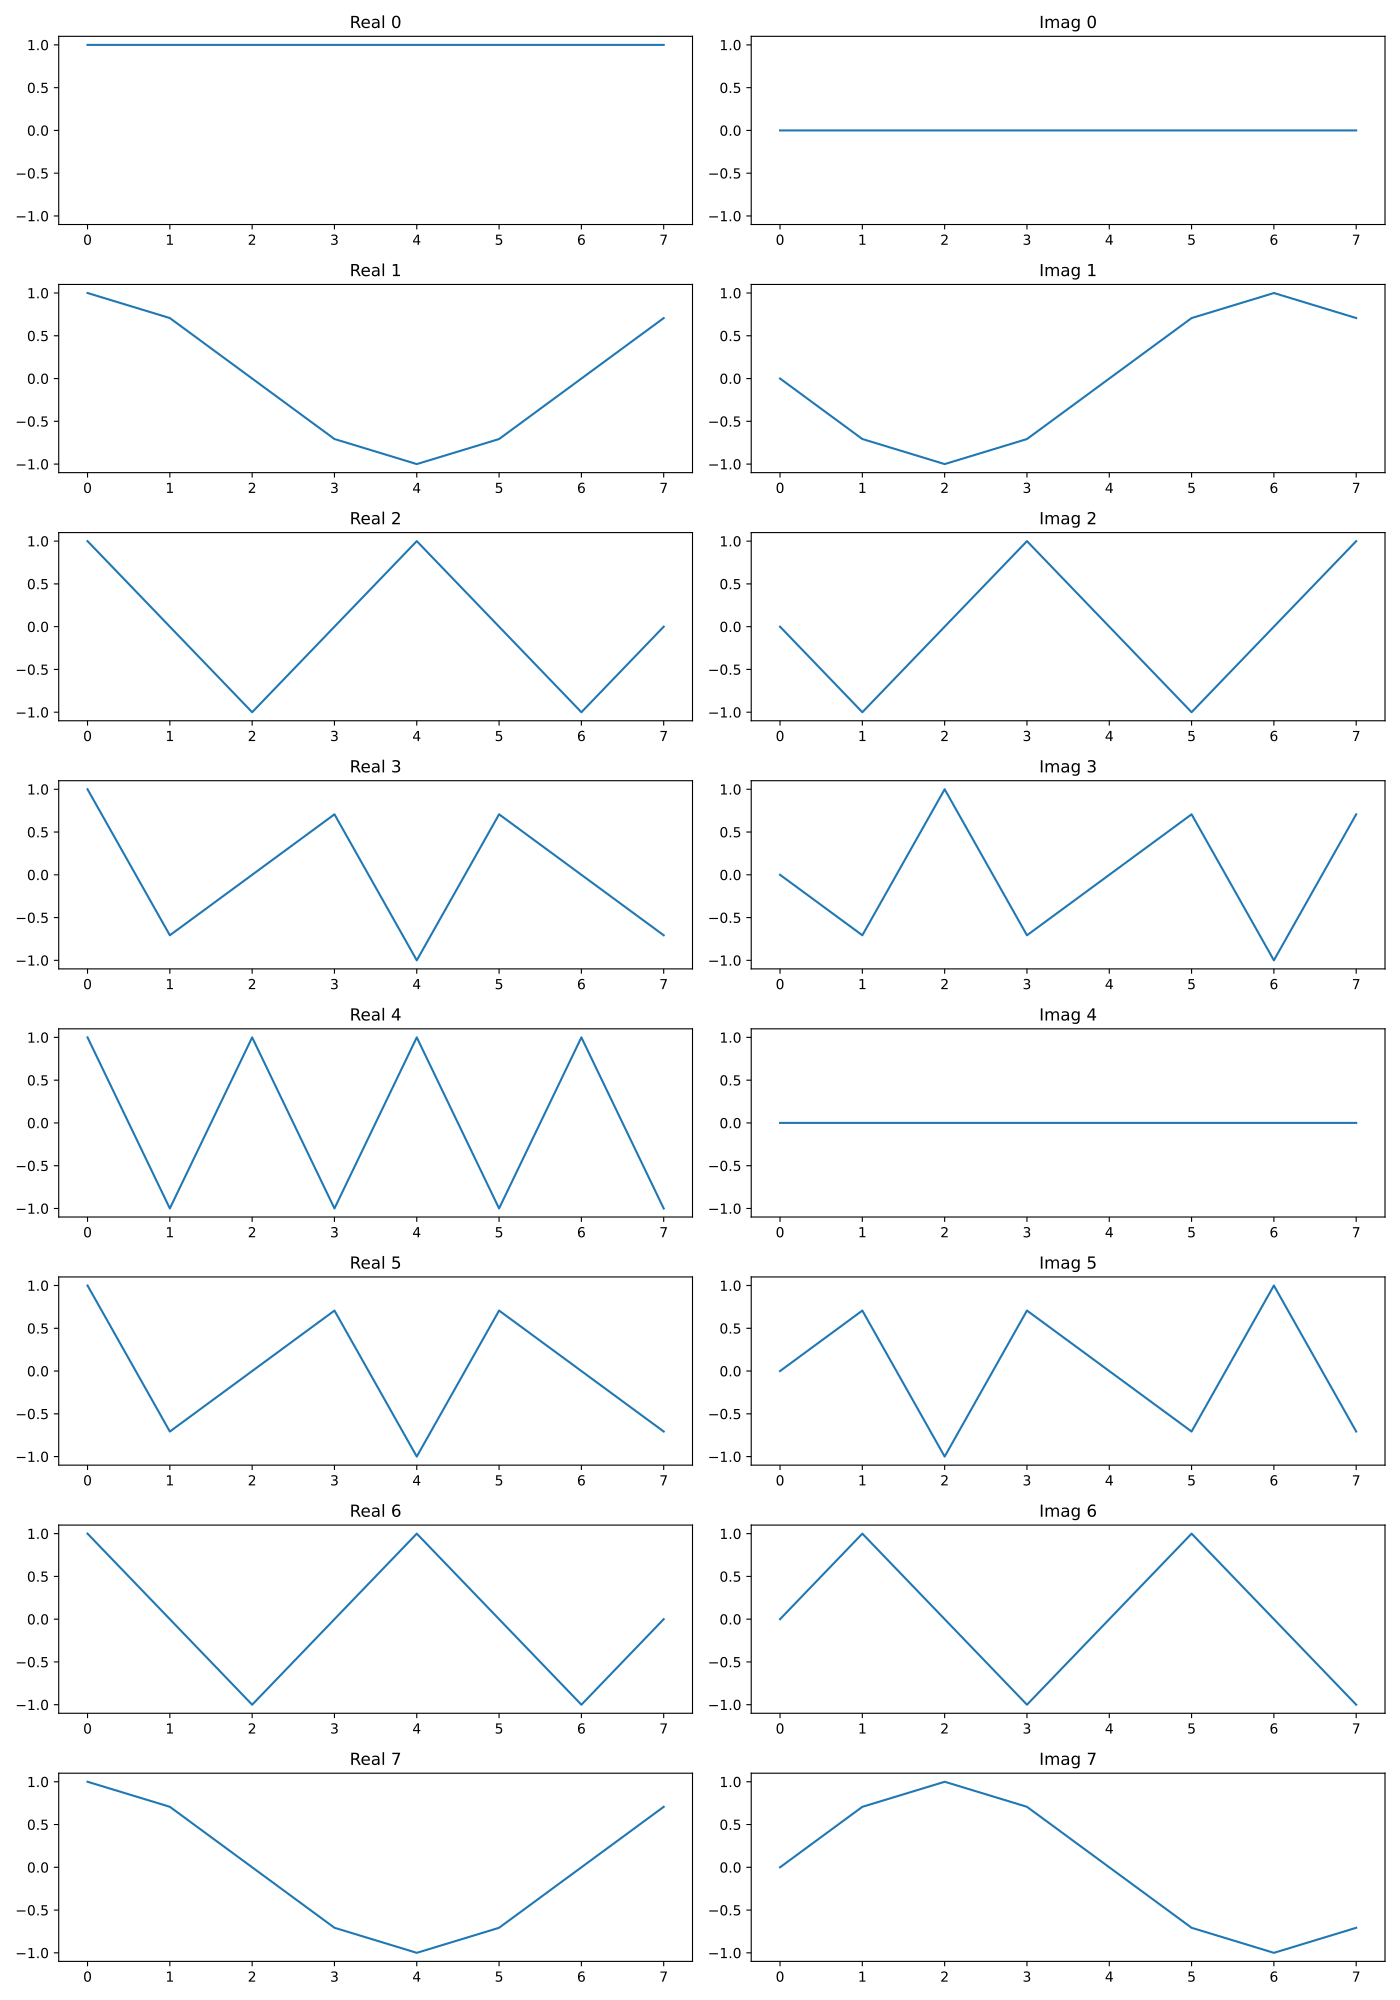

Reproduce this figure in Python.
import numpy as np
import matplotlib.pyplot as plt

N = 8

n = np.arange(N)

line = n.reshape((N, 1))
col = n.reshape((1, N))


F = np.exp(-2j * np.pi * (line @ col) / N)

print(F)

fig, axis = plt.subplots(N, 2, figsize=(14, 20))

for i in range(N):
    axis[i, 0].plot(F[i, :].real)
    axis[i, 0].set_title(f"Real {i}")
    axis[i, 0].set_ylim(-1.1, 1.1)

    axis[i, 1].plot(F[i, :].imag)
    axis[i, 1].set_ylim(-1.1, 1.1)
    axis[i, 1].set_title(f"Imag {i}")

plt.tight_layout()
plt.savefig('ex1.pdf')
plt.show()

I = np.eye(N)
P = F.conj().T @ F

print(np.allclose(P, N * I))
